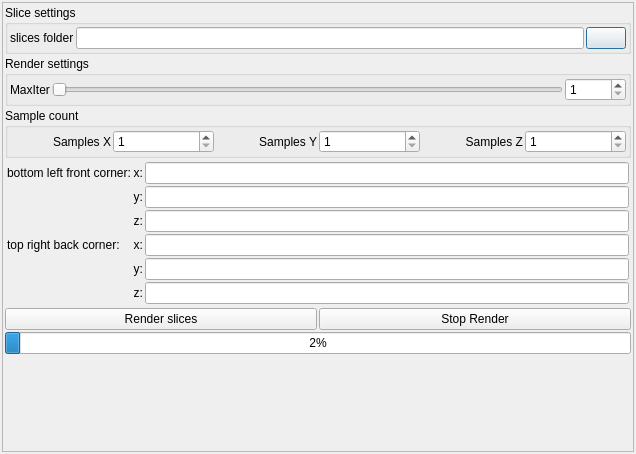
<?xml version="1.0" encoding="UTF-8"?>
<ui version="4.0">
 <class>cVolumeSliceDialog</class>
 <widget class="QDialog" name="cVolumeSliceDialog">
  <property name="geometry">
   <rect>
    <x>0</x>
    <y>0</y>
    <width>636</width>
    <height>454</height>
   </rect>
  </property>
  <property name="windowTitle">
   <string>Export Volume Slices</string>
  </property>
  <property name="windowIcon">
   <iconset resource="icons.qrc">
    <normaloff>:/system/icons/layer.png</normaloff>:/system/icons/layer.png</iconset>
  </property>
  <layout class="QVBoxLayout" name="verticalLayout">
   <property name="spacing">
    <number>2</number>
   </property>
   <property name="leftMargin">
    <number>2</number>
   </property>
   <property name="topMargin">
    <number>2</number>
   </property>
   <property name="rightMargin">
    <number>2</number>
   </property>
   <property name="bottomMargin">
    <number>2</number>
   </property>
   <item>
    <widget class="QScrollArea" name="scrollArea">
     <property name="widgetResizable">
      <bool>true</bool>
     </property>
     <widget class="QWidget" name="scrollAreaWidgetContents">
      <property name="geometry">
       <rect>
        <x>0</x>
        <y>0</y>
        <width>630</width>
        <height>448</height>
       </rect>
      </property>
      <layout class="QVBoxLayout" name="verticalLayout_2">
       <property name="spacing">
        <number>2</number>
       </property>
       <property name="leftMargin">
        <number>2</number>
       </property>
       <property name="topMargin">
        <number>2</number>
       </property>
       <property name="rightMargin">
        <number>2</number>
       </property>
       <property name="bottomMargin">
        <number>2</number>
       </property>
       <item>
        <widget class="QGroupBox" name="groupBox">
         <property name="title">
          <string>Slice settings</string>
         </property>
         <layout class="QVBoxLayout" name="verticalLayout_3">
          <property name="spacing">
           <number>2</number>
          </property>
          <property name="leftMargin">
           <number>2</number>
          </property>
          <property name="topMargin">
           <number>2</number>
          </property>
          <property name="rightMargin">
           <number>2</number>
          </property>
          <property name="bottomMargin">
           <number>2</number>
          </property>
          <item>
           <layout class="QGridLayout" name="gridLayout">
            <property name="spacing">
             <number>2</number>
            </property>
            <item row="0" column="1">
             <widget class="MyLineEdit" name="text_volume_slice_image_path"/>
            </item>
            <item row="0" column="2">
             <widget class="QPushButton" name="pushButton_select_image_path">
              <property name="text">
               <string/>
              </property>
              <property name="icon">
               <iconset theme="folder" resource="icons.qrc">
                <normaloff>:/system/icons/folder.svg</normaloff>:/system/icons/folder.svg</iconset>
              </property>
             </widget>
            </item>
            <item row="0" column="0">
             <widget class="QLabel" name="label">
              <property name="text">
               <string>slices folder</string>
              </property>
             </widget>
            </item>
           </layout>
          </item>
         </layout>
        </widget>
       </item>
       <item>
        <widget class="QGroupBox" name="groupBox_2">
         <property name="title">
          <string>Render settings</string>
         </property>
         <layout class="QVBoxLayout" name="verticalLayout_4">
          <property name="spacing">
           <number>2</number>
          </property>
          <property name="leftMargin">
           <number>2</number>
          </property>
          <property name="topMargin">
           <number>2</number>
          </property>
          <property name="rightMargin">
           <number>2</number>
          </property>
          <property name="bottomMargin">
           <number>2</number>
          </property>
          <item>
           <layout class="QGridLayout" name="gridLayout_2">
            <property name="spacing">
             <number>2</number>
            </property>
            <item row="0" column="0">
             <widget class="QLabel" name="label_5">
              <property name="text">
               <string>MaxIter</string>
              </property>
             </widget>
            </item>
            <item row="0" column="2">
             <widget class="MySpinBox" name="spinboxInt_volume_slice_max_iter">
              <property name="minimum">
               <number>1</number>
              </property>
              <property name="maximum">
               <number>10000</number>
              </property>
             </widget>
            </item>
            <item row="0" column="1">
             <widget class="QSlider" name="sliderInt_volume_slice_max_iter">
              <property name="minimum">
               <number>1</number>
              </property>
              <property name="maximum">
               <number>10000</number>
              </property>
              <property name="singleStep">
               <number>8</number>
              </property>
              <property name="pageStep">
               <number>64</number>
              </property>
              <property name="orientation">
               <enum>Qt::Horizontal</enum>
              </property>
             </widget>
            </item>
           </layout>
          </item>
         </layout>
        </widget>
       </item>
       <item>
        <widget class="QGroupBox" name="groupBox_3">
         <property name="title">
          <string>Sample count</string>
         </property>
         <layout class="QVBoxLayout" name="verticalLayout_5">
          <property name="spacing">
           <number>2</number>
          </property>
          <property name="leftMargin">
           <number>2</number>
          </property>
          <property name="topMargin">
           <number>2</number>
          </property>
          <property name="rightMargin">
           <number>2</number>
          </property>
          <property name="bottomMargin">
           <number>2</number>
          </property>
          <item>
           <layout class="QGridLayout" name="gridLayout_3">
            <property name="spacing">
             <number>2</number>
            </property>
            <item row="0" column="0">
             <widget class="QLabel" name="label_6">
              <property name="text">
               <string>Samples X</string>
              </property>
              <property name="alignment">
               <set>Qt::AlignRight|Qt::AlignTrailing|Qt::AlignVCenter</set>
              </property>
             </widget>
            </item>
            <item row="0" column="1">
             <widget class="MySpinBox" name="spinboxInt_volume_slice_samples_x">
              <property name="minimum">
               <number>1</number>
              </property>
              <property name="maximum">
               <number>10000</number>
              </property>
             </widget>
            </item>
            <item row="0" column="2">
             <widget class="QLabel" name="label_7">
              <property name="text">
               <string>Samples Y</string>
              </property>
              <property name="alignment">
               <set>Qt::AlignRight|Qt::AlignTrailing|Qt::AlignVCenter</set>
              </property>
             </widget>
            </item>
            <item row="0" column="3">
             <widget class="MySpinBox" name="spinboxInt_volume_slice_samples_y">
              <property name="minimum">
               <number>1</number>
              </property>
              <property name="maximum">
               <number>10000</number>
              </property>
             </widget>
            </item>
            <item row="0" column="4">
             <widget class="QLabel" name="label_8">
              <property name="text">
               <string>Samples Z</string>
              </property>
              <property name="alignment">
               <set>Qt::AlignRight|Qt::AlignTrailing|Qt::AlignVCenter</set>
              </property>
             </widget>
            </item>
            <item row="0" column="5">
             <widget class="MySpinBox" name="spinboxInt_volume_slice_samples_z">
              <property name="minimum">
               <number>1</number>
              </property>
              <property name="maximum">
               <number>10000</number>
              </property>
             </widget>
            </item>
           </layout>
          </item>
         </layout>
        </widget>
       </item>
       <item>
        <widget class="MyGroupBox" name="groupCheck_volume_slice_custom_limit_enabled" native="true">
         <property name="title" stdset="0">
          <string>Custom Limits (leave untoggled to use global limits)</string>
         </property>
         <property name="checkable" stdset="0">
          <bool>true</bool>
         </property>
         <layout class="QVBoxLayout" name="verticalLayout_45">
          <property name="spacing">
           <number>2</number>
          </property>
          <property name="leftMargin">
           <number>2</number>
          </property>
          <property name="topMargin">
           <number>2</number>
          </property>
          <property name="rightMargin">
           <number>2</number>
          </property>
          <property name="bottomMargin">
           <number>2</number>
          </property>
          <item>
           <layout class="QGridLayout" name="gridLayout_21">
            <property name="spacing">
             <number>2</number>
            </property>
            <item row="5" column="2">
             <widget class="MyLineEdit" name="vect3_volume_slice_limit_max_z">
              <property name="sizePolicy">
               <sizepolicy hsizetype="Expanding" vsizetype="Maximum">
                <horstretch>0</horstretch>
                <verstretch>0</verstretch>
               </sizepolicy>
              </property>
             </widget>
            </item>
            <item row="3" column="0">
             <widget class="QLabel" name="label_114">
              <property name="text">
               <string>top right back corner:</string>
              </property>
             </widget>
            </item>
            <item row="2" column="2">
             <widget class="MyLineEdit" name="vect3_volume_slice_limit_min_z">
              <property name="sizePolicy">
               <sizepolicy hsizetype="Expanding" vsizetype="Maximum">
                <horstretch>0</horstretch>
                <verstretch>0</verstretch>
               </sizepolicy>
              </property>
             </widget>
            </item>
            <item row="0" column="1">
             <widget class="QLabel" name="label_110">
              <property name="sizePolicy">
               <sizepolicy hsizetype="Preferred" vsizetype="Preferred">
                <horstretch>0</horstretch>
                <verstretch>0</verstretch>
               </sizepolicy>
              </property>
              <property name="text">
               <string>x:</string>
              </property>
              <property name="alignment">
               <set>Qt::AlignRight|Qt::AlignTrailing|Qt::AlignVCenter</set>
              </property>
             </widget>
            </item>
            <item row="3" column="2">
             <widget class="MyLineEdit" name="vect3_volume_slice_limit_max_x">
              <property name="sizePolicy">
               <sizepolicy hsizetype="Expanding" vsizetype="Maximum">
                <horstretch>0</horstretch>
                <verstretch>0</verstretch>
               </sizepolicy>
              </property>
             </widget>
            </item>
            <item row="4" column="2">
             <widget class="MyLineEdit" name="vect3_volume_slice_limit_max_y">
              <property name="sizePolicy">
               <sizepolicy hsizetype="Expanding" vsizetype="Maximum">
                <horstretch>0</horstretch>
                <verstretch>0</verstretch>
               </sizepolicy>
              </property>
             </widget>
            </item>
            <item row="0" column="2">
             <widget class="MyLineEdit" name="vect3_volume_slice_limit_min_x">
              <property name="sizePolicy">
               <sizepolicy hsizetype="Expanding" vsizetype="Maximum">
                <horstretch>0</horstretch>
                <verstretch>0</verstretch>
               </sizepolicy>
              </property>
             </widget>
            </item>
            <item row="1" column="1">
             <widget class="QLabel" name="label_111">
              <property name="sizePolicy">
               <sizepolicy hsizetype="Preferred" vsizetype="Preferred">
                <horstretch>0</horstretch>
                <verstretch>0</verstretch>
               </sizepolicy>
              </property>
              <property name="text">
               <string>y:</string>
              </property>
              <property name="alignment">
               <set>Qt::AlignRight|Qt::AlignTrailing|Qt::AlignVCenter</set>
              </property>
             </widget>
            </item>
            <item row="1" column="2">
             <widget class="MyLineEdit" name="vect3_volume_slice_limit_min_y">
              <property name="sizePolicy">
               <sizepolicy hsizetype="Expanding" vsizetype="Maximum">
                <horstretch>0</horstretch>
                <verstretch>0</verstretch>
               </sizepolicy>
              </property>
             </widget>
            </item>
            <item row="2" column="1">
             <widget class="QLabel" name="label_112">
              <property name="sizePolicy">
               <sizepolicy hsizetype="Preferred" vsizetype="Preferred">
                <horstretch>0</horstretch>
                <verstretch>0</verstretch>
               </sizepolicy>
              </property>
              <property name="text">
               <string>z:</string>
              </property>
              <property name="alignment">
               <set>Qt::AlignRight|Qt::AlignTrailing|Qt::AlignVCenter</set>
              </property>
             </widget>
            </item>
            <item row="0" column="0">
             <widget class="QLabel" name="label_109">
              <property name="text">
               <string>bottom left front corner:</string>
              </property>
             </widget>
            </item>
            <item row="3" column="1">
             <widget class="QLabel" name="label_117">
              <property name="sizePolicy">
               <sizepolicy hsizetype="Preferred" vsizetype="Preferred">
                <horstretch>0</horstretch>
                <verstretch>0</verstretch>
               </sizepolicy>
              </property>
              <property name="text">
               <string>x:</string>
              </property>
              <property name="alignment">
               <set>Qt::AlignRight|Qt::AlignTrailing|Qt::AlignVCenter</set>
              </property>
             </widget>
            </item>
            <item row="4" column="1">
             <widget class="QLabel" name="label_118">
              <property name="sizePolicy">
               <sizepolicy hsizetype="Preferred" vsizetype="Preferred">
                <horstretch>0</horstretch>
                <verstretch>0</verstretch>
               </sizepolicy>
              </property>
              <property name="text">
               <string>y:</string>
              </property>
              <property name="alignment">
               <set>Qt::AlignRight|Qt::AlignTrailing|Qt::AlignVCenter</set>
              </property>
             </widget>
            </item>
            <item row="5" column="1">
             <widget class="QLabel" name="label_119">
              <property name="sizePolicy">
               <sizepolicy hsizetype="Preferred" vsizetype="Preferred">
                <horstretch>0</horstretch>
                <verstretch>0</verstretch>
               </sizepolicy>
              </property>
              <property name="text">
               <string>z:</string>
              </property>
              <property name="alignment">
               <set>Qt::AlignRight|Qt::AlignTrailing|Qt::AlignVCenter</set>
              </property>
             </widget>
            </item>
           </layout>
          </item>
         </layout>
        </widget>
       </item>
       <item>
        <layout class="QHBoxLayout" name="horizontalLayout">
         <item>
          <widget class="QPushButton" name="pushButton_start_render_slices">
           <property name="toolTip">
            <string>&lt;html&gt;&lt;head/&gt;&lt;body&gt;&lt;p&gt;Start rendering of slices based on actual settings&lt;/p&gt;&lt;/body&gt;&lt;/html&gt;</string>
           </property>
           <property name="text">
            <string>Render slices</string>
           </property>
           <property name="icon">
            <iconset theme="applications-graphics" resource="icons.qrc">
             <normaloff>:/system/icons/applications-graphics.svg</normaloff>:/system/icons/applications-graphics.svg</iconset>
           </property>
          </widget>
         </item>
         <item>
          <widget class="QPushButton" name="pushButton_stop_render_slices">
           <property name="toolTip">
            <string>&lt;html&gt;&lt;head/&gt;&lt;body&gt;&lt;p&gt;Terminate rendering of slices&lt;/p&gt;&lt;/body&gt;&lt;/html&gt;</string>
           </property>
           <property name="text">
            <string>Stop Render</string>
           </property>
           <property name="icon">
            <iconset theme="process-stop" resource="icons.qrc">
             <normaloff>:/system/icons/process-stop.svg</normaloff>:/system/icons/process-stop.svg</iconset>
           </property>
          </widget>
         </item>
        </layout>
       </item>
       <item>
        <widget class="QProgressBar" name="progressBar">
         <property name="maximum">
          <number>1000</number>
         </property>
         <property name="value">
          <number>24</number>
         </property>
        </widget>
       </item>
       <item>
        <widget class="QLabel" name="label_info">
         <property name="text">
          <string/>
         </property>
        </widget>
       </item>
       <item>
        <spacer name="verticalSpacer">
         <property name="orientation">
          <enum>Qt::Vertical</enum>
         </property>
         <property name="sizeHint" stdset="0">
          <size>
           <width>20</width>
           <height>40</height>
          </size>
         </property>
        </spacer>
       </item>
      </layout>
     </widget>
    </widget>
   </item>
  </layout>
 </widget>
 <customwidgets>
  <customwidget>
   <class>MyLineEdit</class>
   <extends>QLineEdit</extends>
   <header>mylineedit.h</header>
  </customwidget>
  <customwidget>
   <class>MySpinBox</class>
   <extends>QSpinBox</extends>
   <header>myspinbox.h</header>
  </customwidget>
  <customwidget>
   <class>MyGroupBox</class>
   <extends>QWidget</extends>
   <header>mygroupbox.h</header>
  </customwidget>
 </customwidgets>
 <resources>
  <include location="icons.qrc"/>
 </resources>
 <connections/>
</ui>
